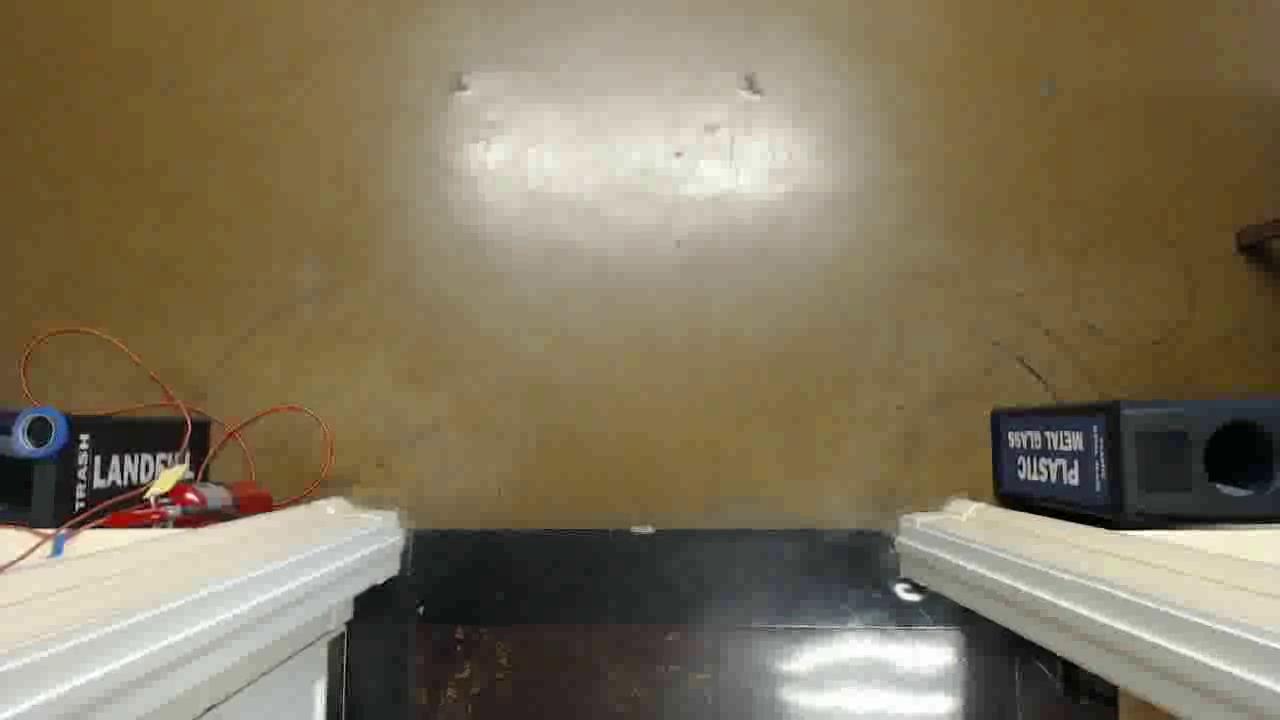
#> input picture frame 38 of video/test.avi, 1280 x 720 px
$ python usb-camera.py   (older library calls are emulated)
#> lines starting #> are read from the running program, lines starting #| are printed output that depends on the picture
# import all the libraries
import argparse
import datetime
import imutils
import math

import cv2
import numpy as np

# Set the width of video frame
width = 800

# Display on screen the number of in or out. Start at zero
textIn = 0
textOut = 0

# Function to test if object is going "in".
# Pass in the the object's x and y coordinates
def testIntersectionIn(x, y):
    #
    res = -450 * x + 400 * y + 157500
    if((res >= -550) and  (res < 550)):
        print (str(res))
        return True
    return False


def testIntersectionOut(x, y):
    res = -450 * x + 400 * y + 180000
    if ((res >= -550) and (res <= 550)):
        print (str(res))
        return True

    return False

#camera = cv2.VideoCapture(0)
camera = cv2.VideoCapture('test.avi')

firstFrame = None


while True:

    (grabbed, frame) = camera.read()
#> frame is the input picture: shape (720, 1280, 3); mean B, G, R 91.9, 116.1, 127.9
    text = "Unoccupied"


    if not grabbed:
        break

    frame = imutils.resize(frame, width=width)
#> frame: shape (450, 800, 3)
    gray = cv2.cvtColor(frame, cv2.COLOR_BGR2GRAY)
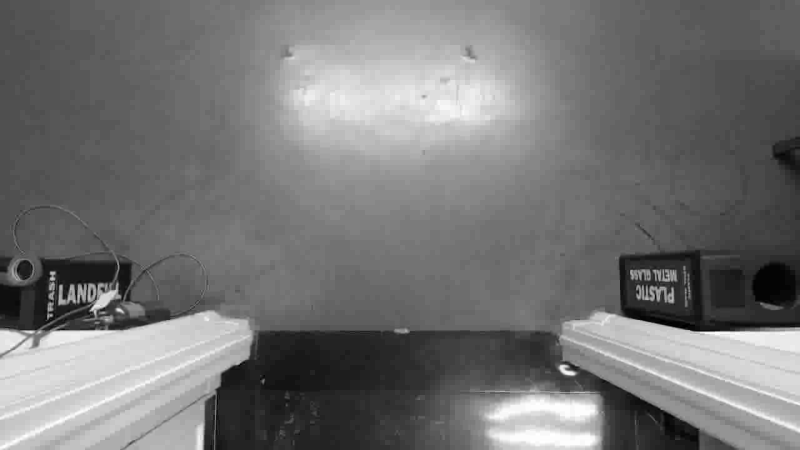
#> gray: shape (450, 800); min 0, max 255, mean 116.9
    gray = cv2.GaussianBlur(gray, (21, 21), 0)
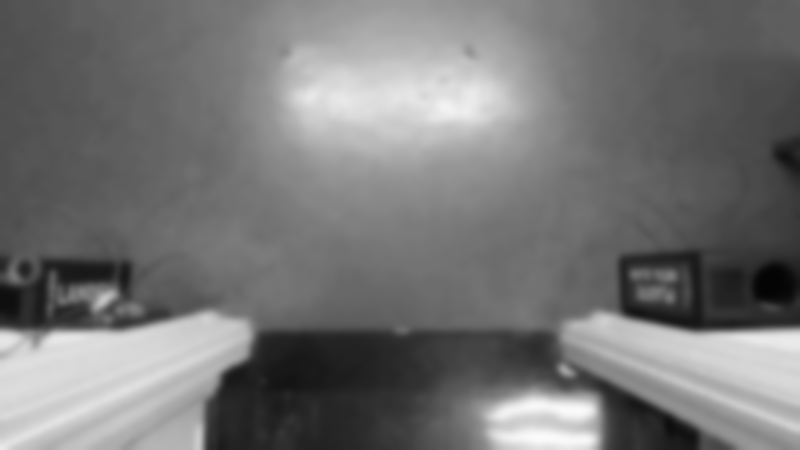
#> gray: shape (450, 800); min 4, max 251, mean 116.9


    if firstFrame is None:
        firstFrame = gray
        continue


    frameDelta = cv2.absdiff(firstFrame, gray)
    thresh = cv2.threshold(frameDelta, 25, 255, cv2.THRESH_BINARY)[1]

    thresh = cv2.dilate(thresh, None, iterations=2)
    _, cnts, _ = cv2.findContours(thresh.copy(), cv2.RETR_EXTERNAL, cv2.CHAIN_APPROX_SIMPLE)

    for c in cnts:
        if cv2.contourArea(c) < 12000:
            continue

        (x, y, w, h) = cv2.boundingRect(c)
        cv2.rectangle(frame, (x, y), (x + w, y + h), (0, 255, 0), 2)

        cv2.line(frame, (width / 2, 0), (width, 450), (250, 0, 1), 2) #blue line
        cv2.line(frame, (width / 2 - 50, 0), (width - 50, 450), (0, 0, 255), 2)#red line


        rectagleCenterPont = ((x + x + w) /2, (y + y + h) /2)
        cv2.circle(frame, rectagleCenterPont, 1, (0, 0, 255), 5)

        if(testIntersectionIn((x + x + w) / 2, (y + y + h) / 2)):
            textIn += 1

        if(testIntersectionOut((x + x + w) / 2, (y + y + h) / 2)):
            textOut += 1

    if cv2.waitKey(1) & 0xFF == ord('q'):
        break

    cv2.putText(frame, "In: {}".format(str(textIn)), (10, 50),
                cv2.FONT_HERSHEY_SIMPLEX, 0.5, (0, 0, 255), 2)
    cv2.putText(frame, "Out: {}".format(str(textOut)), (10, 70),
                cv2.FONT_HERSHEY_SIMPLEX, 0.5, (0, 0, 255), 2)
    cv2.putText(frame, datetime.datetime.now().strftime("%A %d %B %Y %I:%M:%S%p"),
                (10, frame.shape[0] - 10), cv2.FONT_HERSHEY_SIMPLEX, 0.35, (0, 0, 255), 1)
    cv2.imshow("Security Feed", frame)

camera.release()
cv2.destroyAllWindows()

$ run again, starting later in the video
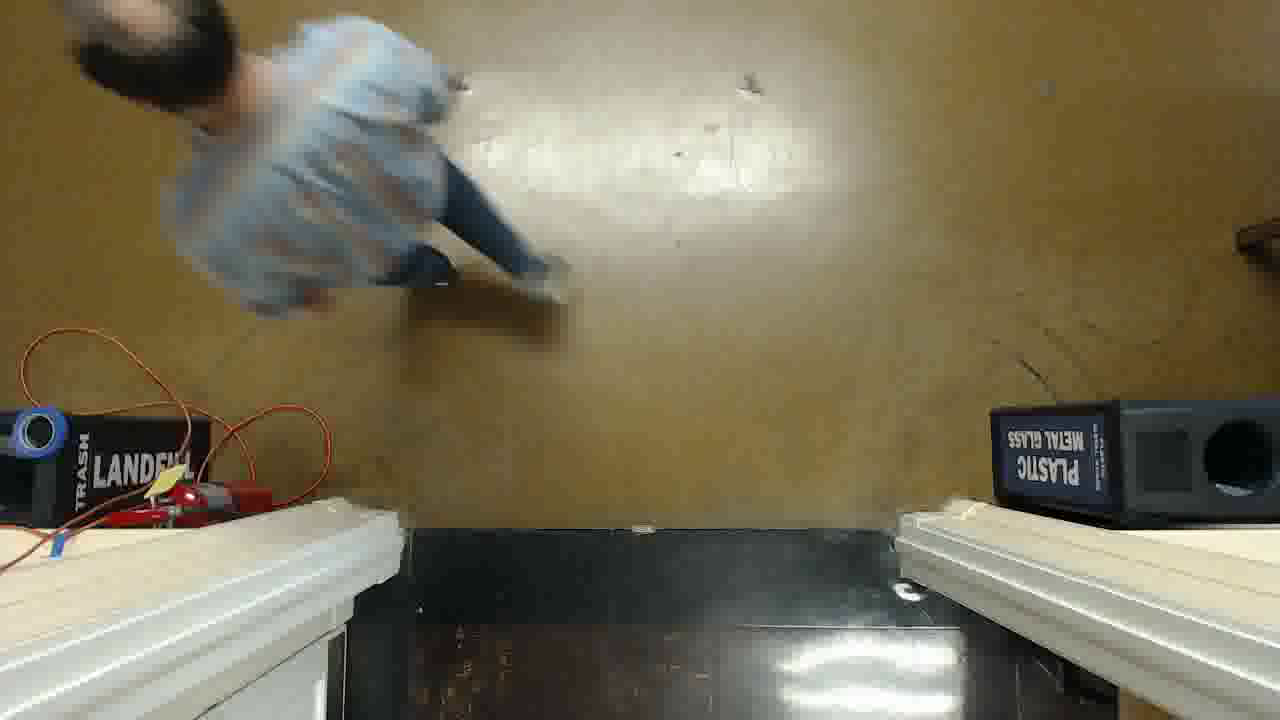
#> input picture frame 172 of video/test.avi, 1280 x 720 px
#> frame is the input picture: shape (720, 1280, 3); mean B, G, R 90, 113, 121
#> frame: shape (450, 800, 3)
#> `gray = cv2.cvtColor(frame, cv2.COLOR_BGR2GRAY)`:
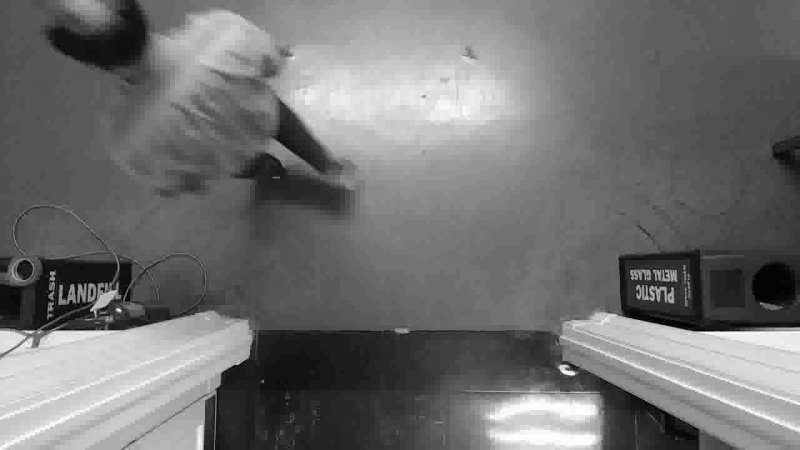
#> gray: shape (450, 800); min 0, max 255, mean 112.8
#> `gray = cv2.GaussianBlur(gray, (21, 21), 0)`:
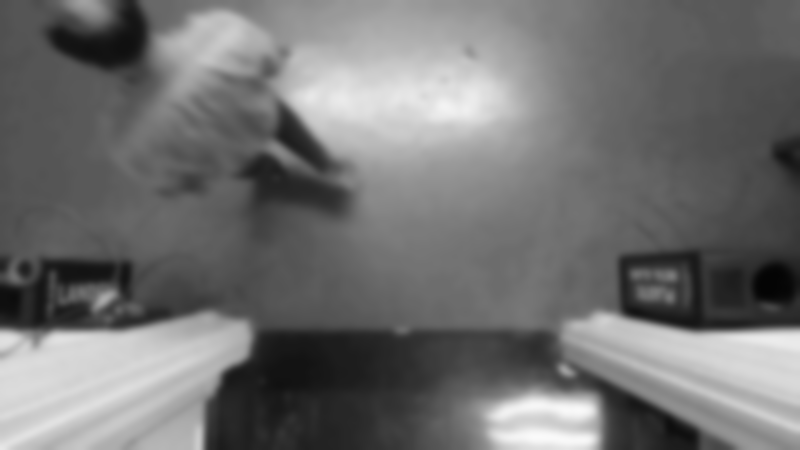
#> gray: shape (450, 800); min 4, max 250, mean 112.8
